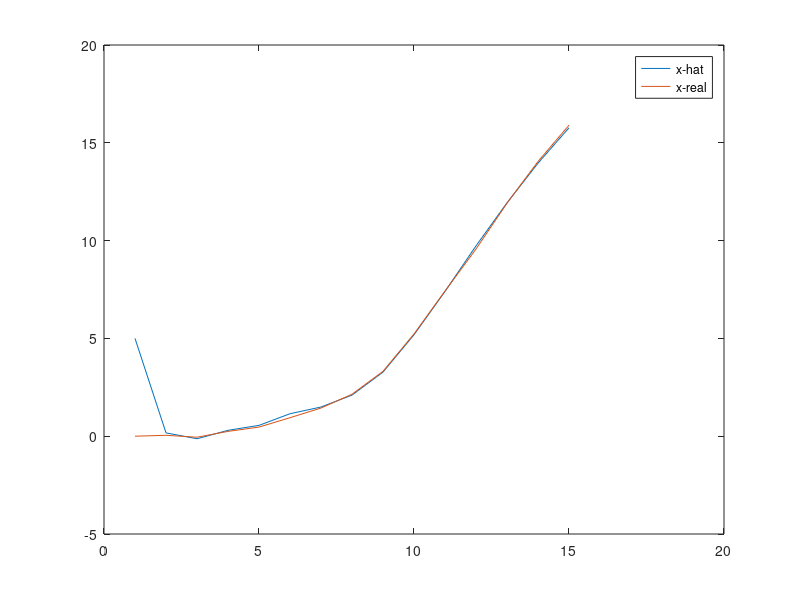
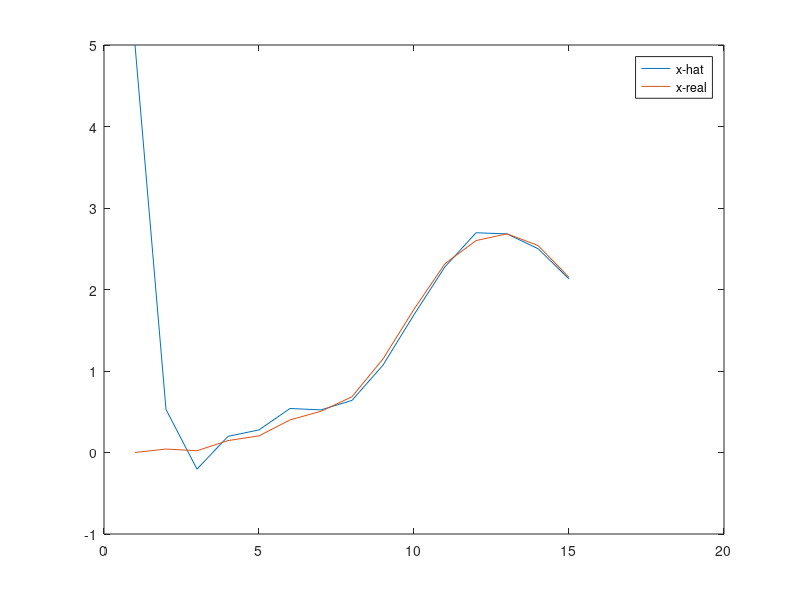
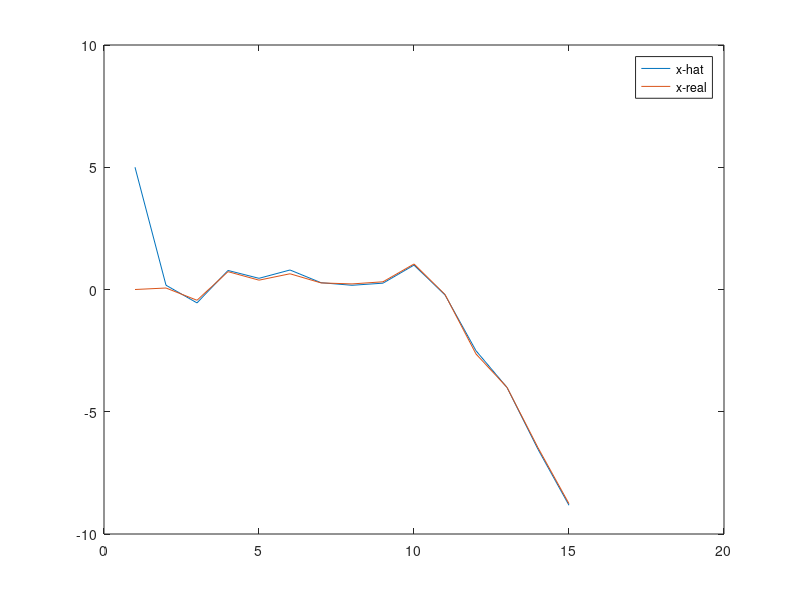

MATLAB code for these plots, in order:
%% 卡尔曼滤波状态观测器
clc; clear;close all

% 系统模型
A = [1.2 0.5 0.3; 
     0.1 0.9 0.2; 
    -0.3 0.4 0.8];  % 状态转移矩阵
B = [0.2; 
     0.1; 
     0.5];    % 输入矩阵
H = [1, 0, 0;
     0, 0, 0;
     0, 0, 1];  % 量测状态矩阵

Q = 0.01 * eye(3);  % 过程噪声协方差矩阵
R = 0.01 * eye(3);           % 观测噪声协方差

% 初始化滤波器和观测器状态变量
x_real = zeros(3, 1);  % 初始真实状态
x_hat = 5*ones(3, 1);    % 初始的估计状态
P = eye(3);           % 估计协方差

% 生成观测数据
T = 15; % 时间步数
u = randn(T, 1); % 输入信号
y = zeros(T, 1); % 观测数据

for t = 2:T
    % 生成过程激励噪声和测量观测噪声
    w = sqrt(Q) * ones(3, 1) * randn;
    v = sqrt(R) * ones(3, 1) * randn;
    
    x_real(:, t) = A*x_real(:, t-1) + B*u(t-1) + w;
    z  = H * x_real(:, t) + v;

    % 时间更新（预测）
    x_hat_ = A * x_hat(:, t-1) + B*u(t-1);
    P_ = A * P * A' + Q;

    % 测量更新（校正）
    K = P_ * H' * (H * P_ * H' + R)^(-1);
    x_hat(:, t) = x_hat_ + K * (z - H * x_hat_);
    P = (eye(3) - K * H) * P_;

end

figure(1)
plot(x_hat(1, :))
hold on
plot(x_real(1, :))
legend('x-hat', 'x-real')

figure(2)
plot(x_hat(2, :))
hold on
plot(x_real(2, :))
legend('x-hat', 'x-real')

figure(3)
plot(x_hat(3, :))
hold on
plot(x_real(3, :))
legend('x-hat', 'x-real')